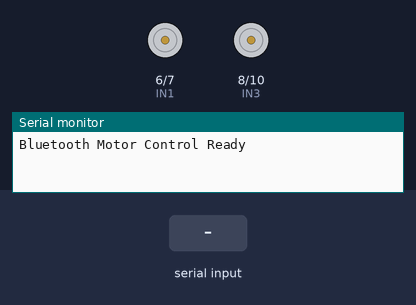
The sketch below on a simulated Arduino Uno, built with avr-gcc and run on an emulated ATmega328P. On the bench: motor-driver pin pairs drawn as motors (green arrow = first pin HIGH = forward, orange = second pin HIGH = backward, longer = more drive, scaled by the enable pin), the last lines printed to the serial monitor. Inputs (shaded band) come from the test bench.

Above: at 1.2 s.
1.3 s: "forward\n" received over the second serial link
At 1.6 s:
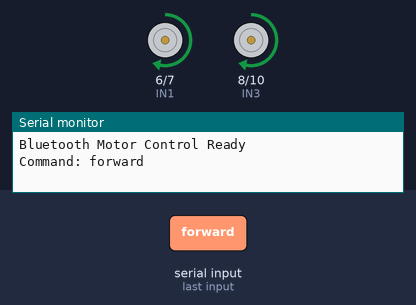
2.8 s: "backward\n" received over the second serial link
At 4.0 s:
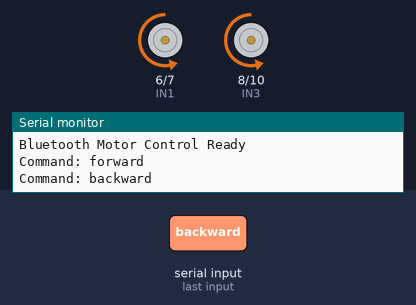
4.3 s: "left\n" received over the second serial link
At 5.1 s:
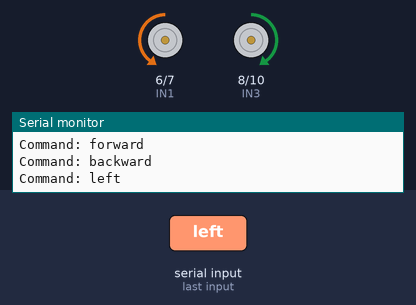
5.8 s: "right\n" received over the second serial link
At 6.3 s:
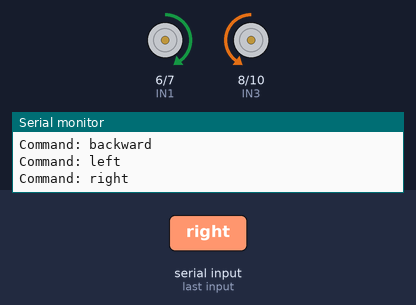
Timing chart, 0 to 8.3 s (numbered marks = the images above; inputs shaded):
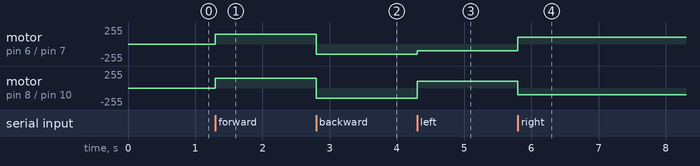

Measured:
- after the input at 1.3 s, motor on pin 6 (IN1) / pin 7 (IN2), motor on pin 8 (IN3) / pin 10 (IN4): stopped → forward 150/255 at once
- after the input at 2.8 s, motor on pin 6 (IN1) / pin 7 (IN2), motor on pin 8 (IN3) / pin 10 (IN4): forward 150/255 → backward 150/255 at once
- after the input at 4.3 s, motor on pin 6 (IN1) / pin 7 (IN2): backward 150/255 → backward 100/255 at once; motor on pin 8 (IN3) / pin 10 (IN4): backward 150/255 → forward 100/255 at once
- after the input at 5.8 s, motor on pin 6 (IN1) / pin 7 (IN2): backward 100/255 → forward 100/255 at once; motor on pin 8 (IN3) / pin 10 (IN4): forward 100/255 → backward 100/255 at once

The sketch:

Arduino-rosserial-via-bt.ino
```cpp
#include <SoftwareSerial.h>

SoftwareSerial BT(0, 1);  // RX, TX (for Bluetooth)

// Motor A connections
#define ENA 5
#define IN1 6
#define IN2 7

// Motor B connections
#define ENB 11
#define IN3 8
#define IN4 10

void setup() {
    Serial.begin(57600);  // Debugging via USB Serial Monitor
    BT.begin(9600);       // Bluetooth Module

    pinMode(ENA, OUTPUT);
    pinMode(IN1, OUTPUT);
    pinMode(IN2, OUTPUT);
    pinMode(ENB, OUTPUT);
    pinMode(IN3, OUTPUT);
    pinMode(IN4, OUTPUT);

    Serial.println("Bluetooth Motor Control Ready");
}

// Function to control motors
void controlMotors(String command) {
    Serial.print("Command: ");
    Serial.println(command);

    if (command == "forward") {
        digitalWrite(IN1, HIGH); digitalWrite(IN2, LOW);
        digitalWrite(IN3, HIGH); digitalWrite(IN4, LOW);
        analogWrite(ENA, 150);
        analogWrite(ENB, 150);
    }
    else if (command == "backward") {
        digitalWrite(IN1, LOW); digitalWrite(IN2, HIGH);
        digitalWrite(IN3, LOW); digitalWrite(IN4, HIGH);
        analogWrite(ENA, 150);
        analogWrite(ENB, 150);
    }
    else if (command == "left") {
        digitalWrite(IN1, LOW); digitalWrite(IN2, HIGH);
        digitalWrite(IN3, HIGH); digitalWrite(IN4, LOW);
        analogWrite(ENA, 100);
        analogWrite(ENB, 100);
    }
    else if (command == "right") {
        digitalWrite(IN1, HIGH); digitalWrite(IN2, LOW);
        digitalWrite(IN3, LOW); digitalWrite(IN4, HIGH);
        analogWrite(ENA, 100);
        analogWrite(ENB, 100);
    }
    else if (command == "stop") {
        digitalWrite(IN1, LOW); digitalWrite(IN2, LOW);
        digitalWrite(IN3, LOW); digitalWrite(IN4, LOW);
        analogWrite(ENA, 0);
        analogWrite(ENB, 0);
    }
}

void loop() {
    if (BT.available()) {
        String command = BT.readStringUntil('\n');
        command.trim();  // Remove extra spaces/newlines
        controlMotors(command);
    }
}
```
